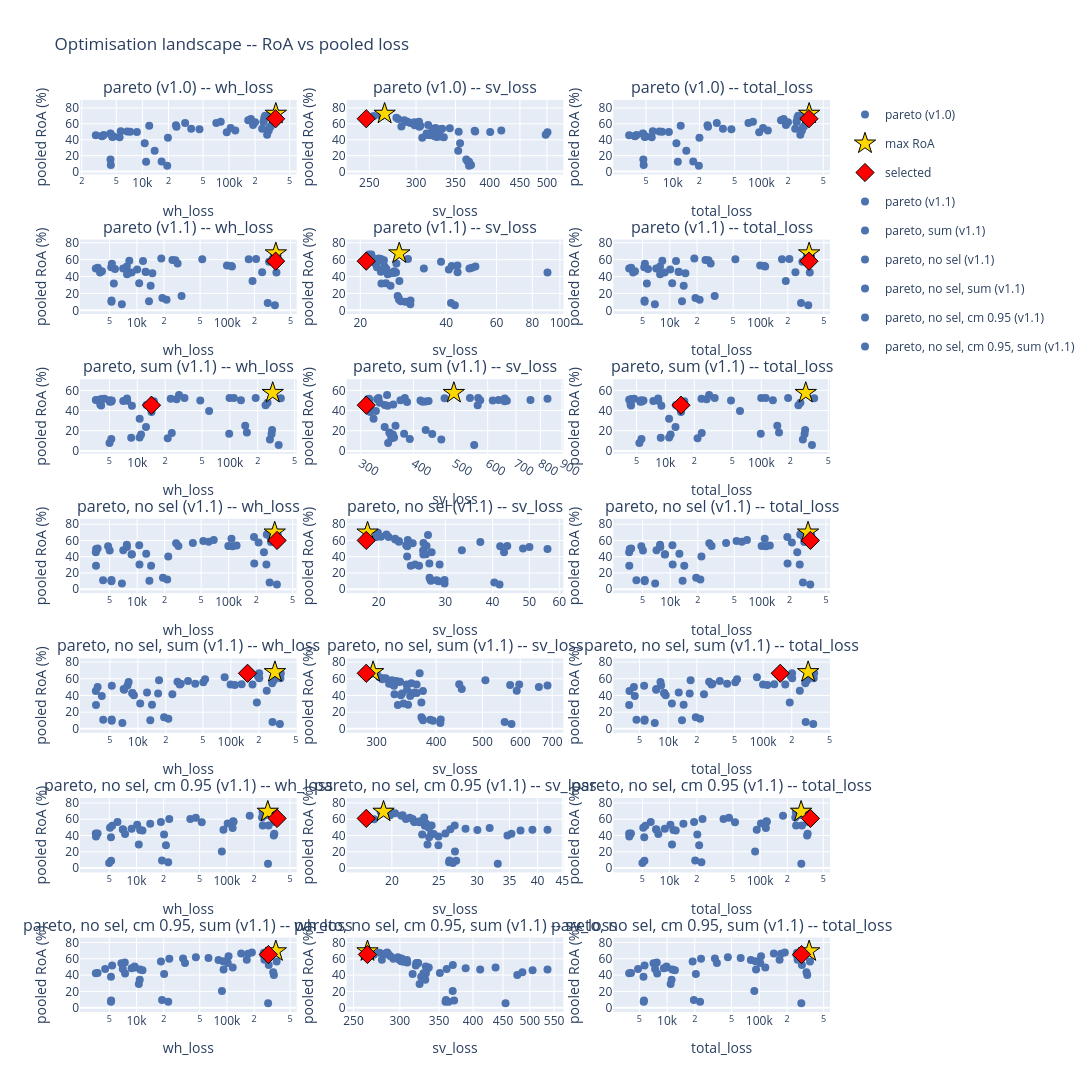

Write notebook code for a chart like this one.
### Markdown cell above
### Optimisation landscape -- RoA vs pooled wh_loss/sv_loss/total_loss

### Code cell
from adapt_decomp.utils.plots import plot_optimisation_landscape_grid, plot_pareto_scatter_grid

fig = plot_optimisation_landscape_grid(all_studies, {label: label for label in all_studies},
                                       {label: sel['min_sv_loss'] for label, sel in selected.items()})
fig.show()
